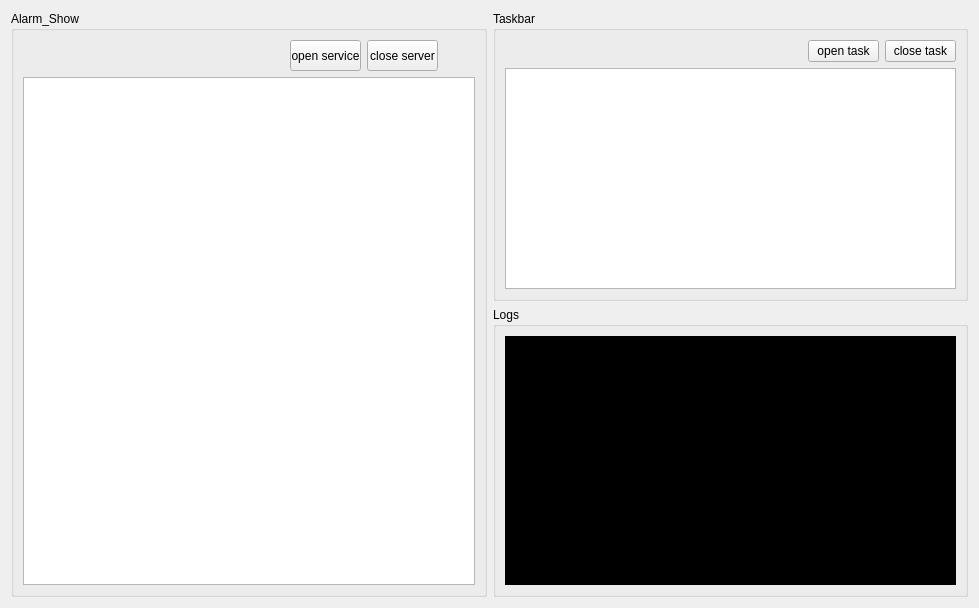
<?xml version="1.0" encoding="UTF-8"?>
<ui version="4.0">
 <class>Ai_Ctl_Widget</class>
 <widget class="QWidget" name="Ai_Ctl_Widget">
  <property name="geometry">
   <rect>
    <x>0</x>
    <y>0</y>
    <width>979</width>
    <height>608</height>
   </rect>
  </property>
  <property name="windowTitle">
   <string>Intrusion_detection_and_alarm_system</string>
  </property>
  <layout class="QGridLayout" name="gridLayout_4">
   <item row="0" column="0" rowspan="2">
    <widget class="QGroupBox" name="groupBox">
     <property name="title">
      <string>Alarm_Show</string>
     </property>
     <layout class="QGridLayout" name="gridLayout">
      <item row="0" column="0">
       <layout class="QHBoxLayout" name="horizontalLayout">
        <item>
         <spacer name="horizontalSpacer">
          <property name="orientation">
           <enum>Qt::Horizontal</enum>
          </property>
          <property name="sizeHint" stdset="0">
           <size>
            <width>40</width>
            <height>20</height>
           </size>
          </property>
         </spacer>
        </item>
        <item>
         <widget class="QPushButton" name="start_btn">
          <property name="maximumSize">
           <size>
            <width>71</width>
            <height>31</height>
           </size>
          </property>
          <property name="text">
           <string>open service</string>
          </property>
         </widget>
        </item>
        <item>
         <widget class="QPushButton" name="close_btn">
          <property name="maximumSize">
           <size>
            <width>71</width>
            <height>31</height>
           </size>
          </property>
          <property name="text">
           <string>close server</string>
          </property>
         </widget>
        </item>
        <item>
         <widget class="QLabel" name="flages">
          <property name="minimumSize">
           <size>
            <width>31</width>
            <height>31</height>
           </size>
          </property>
          <property name="maximumSize">
           <size>
            <width>31</width>
            <height>31</height>
           </size>
          </property>
          <property name="styleSheet">
           <string notr="true">border-image: url(:/images/images/off.png);</string>
          </property>
          <property name="text">
           <string/>
          </property>
         </widget>
        </item>
       </layout>
      </item>
      <item row="1" column="0">
       <widget class="QListView" name="listView">
        <property name="minimumSize">
         <size>
          <width>400</width>
          <height>0</height>
         </size>
        </property>
       </widget>
      </item>
     </layout>
    </widget>
   </item>
   <item row="0" column="1">
    <widget class="QGroupBox" name="groupBox_3">
     <property name="title">
      <string>Taskbar</string>
     </property>
     <layout class="QGridLayout" name="gridLayout_2">
      <item row="0" column="0">
       <layout class="QHBoxLayout" name="horizontalLayout_2">
        <item>
         <spacer name="horizontalSpacer_2">
          <property name="orientation">
           <enum>Qt::Horizontal</enum>
          </property>
          <property name="sizeHint" stdset="0">
           <size>
            <width>40</width>
            <height>20</height>
           </size>
          </property>
         </spacer>
        </item>
        <item>
         <widget class="QPushButton" name="opentask">
          <property name="maximumSize">
           <size>
            <width>71</width>
            <height>31</height>
           </size>
          </property>
          <property name="text">
           <string>open task</string>
          </property>
         </widget>
        </item>
        <item>
         <widget class="QPushButton" name="closetask">
          <property name="maximumSize">
           <size>
            <width>71</width>
            <height>31</height>
           </size>
          </property>
          <property name="text">
           <string>close task</string>
          </property>
         </widget>
        </item>
       </layout>
      </item>
      <item row="1" column="0">
       <widget class="QTableView" name="tableView">
        <property name="minimumSize">
         <size>
          <width>0</width>
          <height>0</height>
         </size>
        </property>
       </widget>
      </item>
     </layout>
    </widget>
   </item>
   <item row="1" column="1">
    <widget class="QGroupBox" name="groupBox_2">
     <property name="title">
      <string>Logs</string>
     </property>
     <layout class="QGridLayout" name="gridLayout_3">
      <item row="0" column="0">
       <widget class="QTextEdit" name="textEdit">
        <property name="minimumSize">
         <size>
          <width>400</width>
          <height>0</height>
         </size>
        </property>
        <property name="styleSheet">
         <string notr="true">background-color: rgb(0, 0, 0);</string>
        </property>
       </widget>
      </item>
     </layout>
    </widget>
   </item>
  </layout>
 </widget>
 <resources/>
 <connections/>
</ui>
